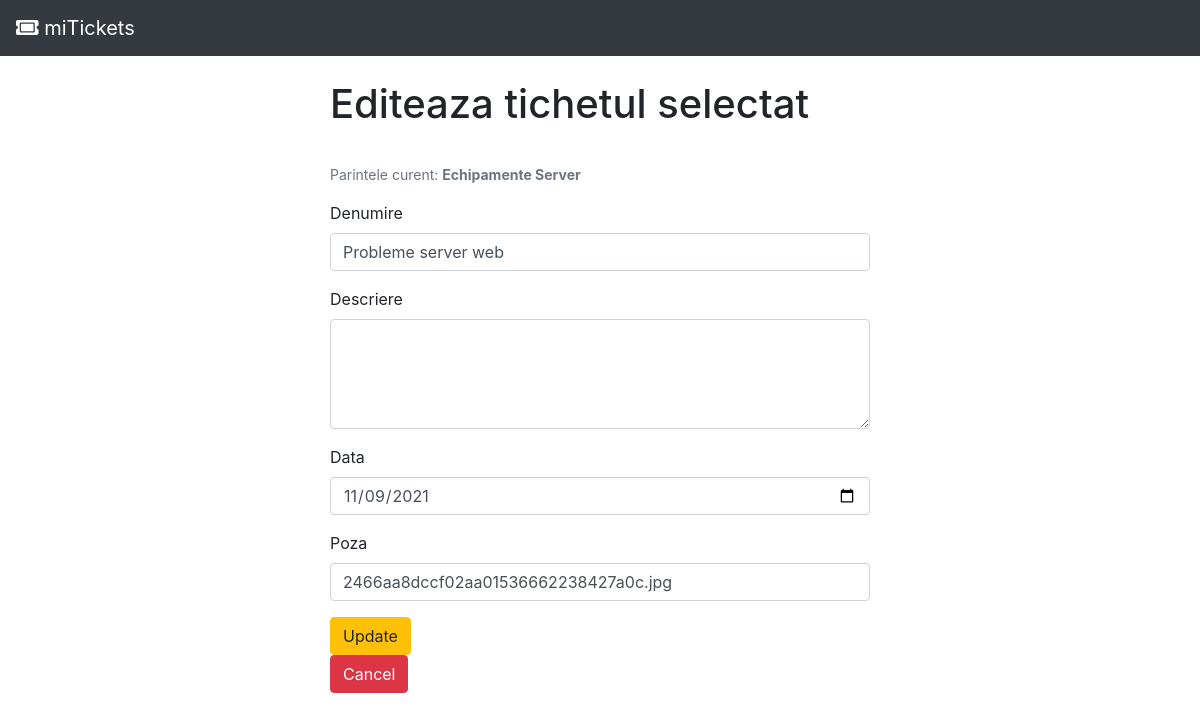
The app's page /index.php/CrudController/edit/66 with its own data.
### tables this page shows
CREATE TABLE `tichete` (
  `id` int(11) NOT NULL,
  `denumire` varchar(25) NOT NULL,
  `descriere` tinytext,
  `data` date NOT NULL,
  `poza` varchar(150) DEFAULT NULL,
  `parinte` varchar(50) NOT NULL
);

### application/controllers/CrudController.php (called while the page is built, shortened)
<?php
class CrudController extends CI_Controller {
	public function __construct()
	{
		$this->load->model("CrudModel");
	}
	public function edit($id)
	{
		$data['row'] = $this->CrudModel->getData($id);
		$this->load->view('crudEdit', $data);
	}
}

### index.php (called while the page is built, shortened)
<?php
require_once BASEPATH.'core/CodeIgniter.php';

### application/models/CrudModel.php (called while the page is built, shortened)
<?php
class CrudModel extends CI_Model {
	public function getData($id)
	{
		$query = $this->db->query('SELECT * from tichete WHERE `id`=' .$id);
		return $query->row();
	}
}

### application/views/crudEdit.php (the view, shortened to what this page needs)
<!doctype html>
<html lang="en">
  <head>
  </head>
  <body>
	<div class="container">
		<div class="row justify-content-md-center">
		<div class="col-md-6">
			<br>
				<h1>Editeaza tichetul selectat</h1>
			<br>
				<form method="post" action="<?php echo site_url('CrudController/update'); ?>/<?= $row->id ?>">
					<div class="form-group">
						<small class="form-text text-muted">Parintele curent: <b><?php echo $row->parinte ?></b></small>
					</div>
					<div class="form-group">
						<label>Denumire</label>
						<input type="text" class="form-control" name="denumire" value="<?= $row->denumire ?>">
					</div>
					<div class="form-group">
						<label>Descriere</label>
						<textarea class="form-control" name="descriere" rows="4"><?= $row->descriere ?></textarea>
					</div>
					<div class="form-group">
						<label>Data</label>
						<input type="date" class="form-control" name="data" value="<?= $row->data ?>">
					</div>
					<div class="form-group">
						<label>Poza</label>
						<input type="text" class="form-control" name="poza" value="<?= $row->poza ?>">
					</div>
					<button type="submit" class="btn btn-warning" value="save">Update</button>
				</form>
				<a href="../../../" class=""><button class="btn btn-danger">Cancel</button></a>
			</div>
		</div>
	</div>
  </body>
</html>

### records on screen
tichete: parinte "Echipamente Server", denumire "Probleme server web", data "11/09/2021", poza "2466aa8dccf02aa01536662238427a0c.jpg"
